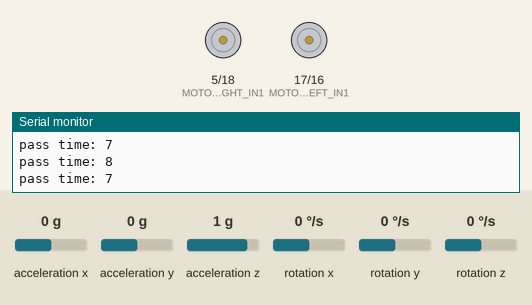
Simulated run of this program. Board: ESP32. On the bench: motor-driver pin pairs drawn as motors (green arrow = first pin HIGH = forward, orange = second pin HIGH = backward, longer = more drive, scaled by the enable pin), the last lines printed to the serial monitor. Inputs (shaded band) come from the test bench; at power-on: acceleration x 0 g, acceleration y 0 g, acceleration z 1 g, rotation x 0 °/s, rotation y 0 °/s, rotation z 0 °/s.

Above: at 1.7 s.
1.8 s: acceleration x set to -0.8 g
At 2.3 s:
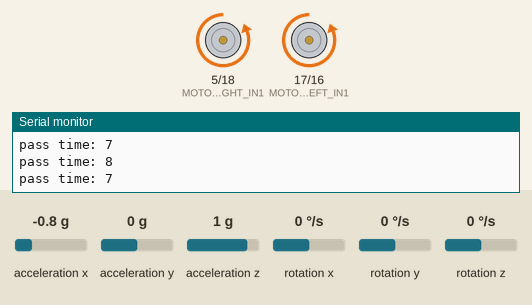
3.3 s: acceleration x set to 0.1 g
At 4.3 s:
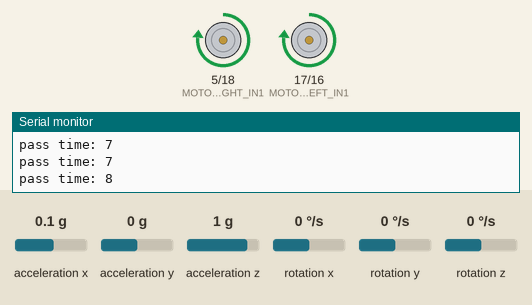
5.2 s: acceleration y set to -0.8 g
At 6.3 s:
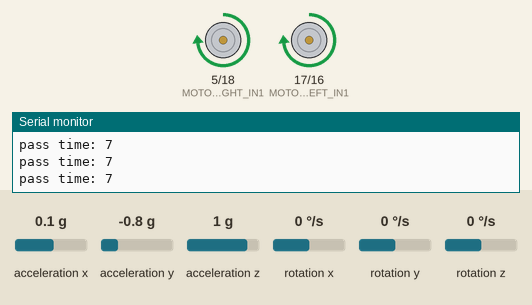
6.7 s: acceleration x set to -1.4 g
At 7.2 s:
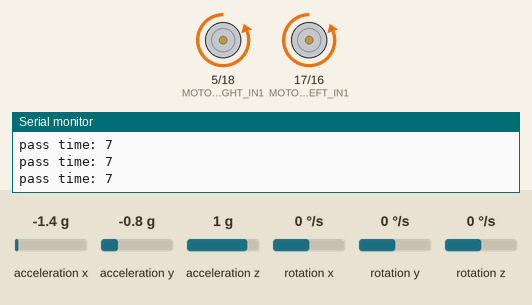
8.2 s: acceleration z set to -1.4 g
9.7 s: acceleration x set to 0 g
At 11.0 s:
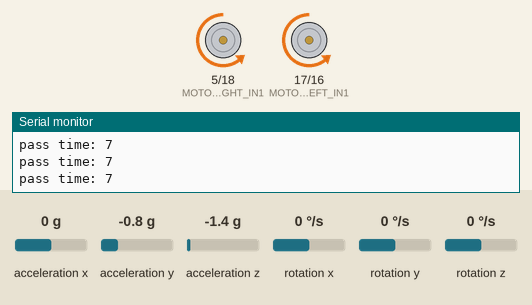
Timing chart, 0 to 12.2 s (numbered marks = the images above; inputs shaded):
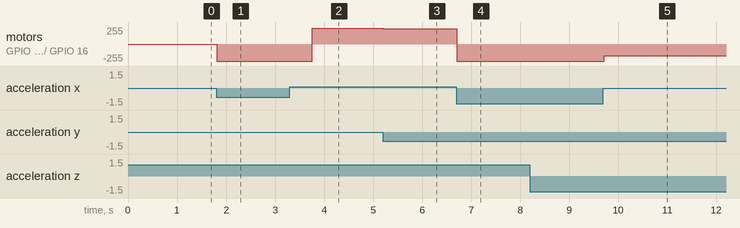

Measured:
- after the input at 1.8 s, motor on GPIO 5 (MOTOR_RIGHT_IN1) / GPIO 18 (MOTOR_RIGHT_IN2), motor on GPIO 17 (MOTOR_LEFT_IN1) / GPIO 16 (MOTOR_LEFT_IN2): stopped → backward 255/255 at once
- after the input at 3.3 s, motor on GPIO 5 (MOTOR_RIGHT_IN1) / GPIO 18 (MOTOR_RIGHT_IN2), motor on GPIO 17 (MOTOR_LEFT_IN1) / GPIO 16 (MOTOR_LEFT_IN2): backward 255/255 → forward 240/255 after 0.45 s
- after the input at 5.2 s, motor on GPIO 5 (MOTOR_RIGHT_IN1) / GPIO 18 (MOTOR_RIGHT_IN2), motor on GPIO 17 (MOTOR_LEFT_IN1) / GPIO 16 (MOTOR_LEFT_IN2): forward 240/255 → forward 227/255 at once
- after the input at 6.7 s, motor on GPIO 5 (MOTOR_RIGHT_IN1) / GPIO 18 (MOTOR_RIGHT_IN2), motor on GPIO 17 (MOTOR_LEFT_IN1) / GPIO 16 (MOTOR_LEFT_IN2): forward 227/255 → backward 255/255 at once
- after the input at 9.7 s, motor on GPIO 5 (MOTOR_RIGHT_IN1) / GPIO 18 (MOTOR_RIGHT_IN2), motor on GPIO 17 (MOTOR_LEFT_IN1) / GPIO 16 (MOTOR_LEFT_IN2): backward 255/255 → backward 179/255 at once

The program:

main.cpp
```cpp
#include <Arduino.h>
#include "motor.h"
// #include <MPU6050_tockn.h>
#include <Wire.h>


#include "I2Cdev.h"
#include "MPU6050_6Axis_MotionApps20.h"
//#include "MPU6050_6Axis_MotionApps612.h" // Uncomment this library to work with DMP 6.12 and comment on the above library.


MPU6050 mpu;

uint8_t devStatus;      // Return status after each device operation (0 = success, !0 = error)
uint8_t FIFOBuffer[64]; // FIFO storage buffer
Quaternion q;           // [w, x, y, z]         Quaternion container
VectorFloat gravity;    // [x, y, z]            Gravity vector
float ypr[3];           // [yaw, pitch, roll]   Yaw/Pitch/Roll container and gravity vector


// float vertical_p = 15*0.7;
// float vertical_i = 1;
// float vertical_d = 130*0.7;


// float vertical_p = 14*0.7;
// float vertical_i = 1.2;
// float vertical_d = 125*0.7;

// float vertical_p = 15*0.7;
// float vertical_i = 1;
// float vertical_d = 130*0.7;

float percent = 0.7;
float vertical_p = 15.5*percent;
float vertical_i = 1;
float vertical_d = 110*percent;

float vertical_integral = 0;
float vertical_last_error = 0;
uint32_t vertical_last_time = 0;

// #define INTEGRAL_BUFFER_SIZE 350
// uint16_t integral_index = 0;
// float integral_buffer[INTEGRAL_BUFFER_SIZE] = {0};

int vertical_control(float angle_error) {
    uint32_t current_time = millis();
    Serial.print("pass time: ");Serial.print(current_time - vertical_last_time);

    vertical_integral += angle_error;
    // integral_buffer[integral_index] = angle_error;
    // integral_index = (integral_index + 1) % INTEGRAL_BUFFER_SIZE;
    // // average the integral over the buffer size
    // vertical_integral = 0;
    // for(int i = 0; i < INTEGRAL_BUFFER_SIZE; i++) {
    //     vertical_integral += integral_buffer[i];
    // }
    // Serial.print("\tintegral: ");Serial.print(vertical_integral);
    if(vertical_integral > 180) vertical_integral = 180;
    if(vertical_integral < -180) vertical_integral = -180;


    float p_term = vertical_p * angle_error;
    float d_term = vertical_d * ((angle_error - vertical_last_error) );
    float i_term = vertical_i * (vertical_integral);
    float pwm = p_term + d_term + i_term;

    vertical_last_time = current_time;
    vertical_last_error = angle_error;

    // Serial.print(" p: ");Serial.print(p_term);
    // Serial.print(", i: ");Serial.print(i_term);
    // Serial.print(", d: ");Serial.print(d_term);
    // Serial.print(", angle_error: ");Serial.print(angle_error);
    // Serial.print(", l e: ");Serial.print(vertical_last_error);
    // Serial.print(", l t: ");Serial.print(vertical_last_time);
    // Serial.print(", c t: ");Serial.print(current_time);
    // Serial.print(", pwm: ");Serial.println(pwm);
    // // Serial.print(", pass time: ");Serial.println(current_time - vertical_last_time);

    Serial.println();

    return pwm;
}

float angle_bias = 0;

void mpu6050_init() {
    mpu.initialize();
    Serial.println(F("Testing MPU6050 connection..."));
    if(mpu.testConnection() == false){
        Serial.println("MPU6050 connection failed");
        while(true);
    }
    else {
        Serial.println("MPU6050 connection successful");
    }

    Serial.println(F("Initializing DMP..."));
    devStatus = mpu.dmpInitialize();

    mpu.setXGyroOffset(0);
    mpu.setYGyroOffset(0);
    mpu.setZGyroOffset(0);
    mpu.setXAccelOffset(0);
    mpu.setYAccelOffset(0);
    mpu.setZAccelOffset(0);


    if (devStatus != 0) {
      // 1 = initial memory load failed
      // 2 = DMP configuration updates failed
      Serial.print(F("DMP Initialization failed (code "));
      Serial.print(devStatus);
      Serial.println(F(")"));
      while(1); // Loop forever if DMP initialization fails
    } else {
      Serial.println(F("DMP Initialization successful!"));
    }


    mpu.CalibrateAccel(6);  // Calibration Time: generate offsets and calibrate our MPU6050
    mpu.CalibrateGyro(6);
    Serial.println("These are the Active offsets: ");
    mpu.PrintActiveOffsets();
    Serial.println(F("Enabling DMP..."));   //Turning ON DMP
    mpu.setDMPEnabled(true);


    Serial.println(F("DMP ready! Waiting for first interrupt..."));
}


void setup() {
    Serial.begin(115200);

    Wire.begin(33, 32);

    motor_init();
    mpu6050_init();
}

uint32_t last_time = 0;

void loop() {


    static uint32_t lastUpdate = 0;
    uint32_t now = millis();

    if (mpu.dmpGetCurrentFIFOPacket(FIFOBuffer)) { // Get the Latest packet
        //  10 ms
        mpu.dmpGetQuaternion(&q, FIFOBuffer);
        mpu.dmpGetGravity(&gravity, &q);
        mpu.dmpGetYawPitchRoll(ypr, &q, &gravity);

        float yaw = ypr[0] * 180/M_PI;
        float pitch = ypr[1] * 180/M_PI;
        float roll = ypr[2] * 180/M_PI;

        int pwm = vertical_control(pitch);
        // Serial.print("angleY: ");Serial.print(angle_error);
        if(abs(pitch) < 50){

            // Serial.print(", pwm: ");Serial.println(pwm);

            motor_set_speed(pwm, pwm);
        } else {
            motor_set_speed(0, 0);
        }


        // Serial.printf("passtime: %d\t ypr: %.3f\t%.3f\t%.3f\n", now - lastUpdate, yaw, pitch, roll);
        lastUpdate = now;

    }
}
```

motor.h
```cpp
#ifndef __MOTOR_H__
#define __MOTOR_H__

#include <Arduino.h>


// define hbridge pins

#define MOTOR_LEFT_EN 4
#define MOTOR_LEFT_IN1 17
#define MOTOR_LEFT_IN2 16

#define MOTOR_RIGHT_EN 19
#define MOTOR_RIGHT_IN1 5
#define MOTOR_RIGHT_IN2 18


// set motor speed function


void motor_init(){
    pinMode(MOTOR_LEFT_EN, OUTPUT);
    pinMode(MOTOR_LEFT_IN1, OUTPUT);
    pinMode(MOTOR_LEFT_IN2, OUTPUT);

    pinMode(MOTOR_RIGHT_EN, OUTPUT);
    pinMode(MOTOR_RIGHT_IN1, OUTPUT);
    pinMode(MOTOR_RIGHT_IN2, OUTPUT);

    ledcSetup(0, 10000, 8);
    ledcAttachPin(MOTOR_LEFT_EN, 0);

    ledcSetup(1, 10000, 8);
    ledcAttachPin(MOTOR_RIGHT_EN, 1);


    ledcWrite(0, 0);
    ledcWrite(1, 0);
}

void motor_set_speed(int leftSpeed, int rightSpeed) {
    ledcWrite(0, min(abs(leftSpeed ), 255));
    ledcWrite(1, min(abs(rightSpeed ), 255));

    digitalWrite(MOTOR_LEFT_IN1, (leftSpeed > 0) ? HIGH : LOW);
    digitalWrite(MOTOR_LEFT_IN2, (leftSpeed > 0) ? LOW : HIGH);
    digitalWrite(MOTOR_RIGHT_IN1, (rightSpeed > 0) ? HIGH : LOW);
    digitalWrite(MOTOR_RIGHT_IN2, (rightSpeed > 0) ? LOW : HIGH);
}

#endif // __MOTOR_H__
```
